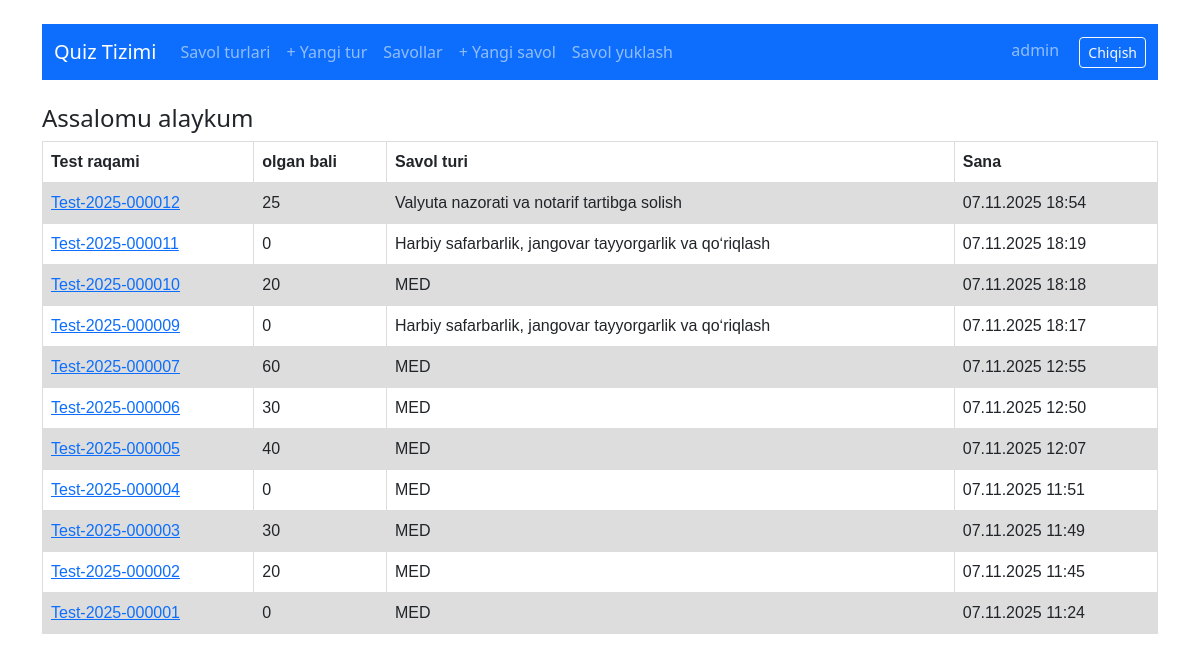
Page / (signed in) on the earlier database version.
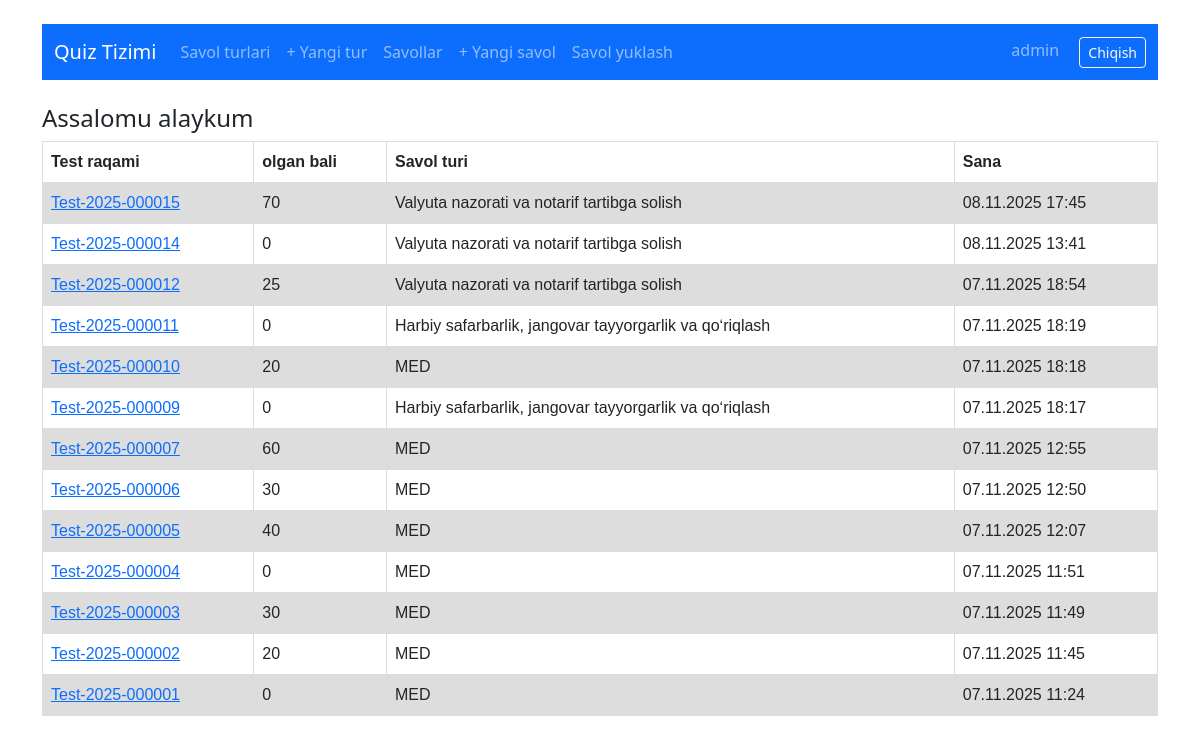
Same page on the later database version.
### quiz/models.py (models this page shows, shortened)
class GenerateQuiz(models.Model):
    user = models.ForeignKey(User, on_delete=models.CASCADE, related_name='quizzes')
    quiz_type = models.ForeignKey(QuizType, on_delete=models.CASCADE, related_name='generated_quizzes')
    score = models.IntegerField(default=0)
    created = models.DateTimeField(auto_now_add=True)
    finished = models.DateTimeField(null=True, blank=True)
    numbers = models.CharField(max_length=100, unique=True)
    def __str__(self):
        return self.numbers

class QuizType(models.Model):
    name = models.CharField(max_length=200)
    is_active = models.BooleanField(default=True)
    def __str__(self):
        return self.name

### homepage/views.py (the view)
# urls.py: path('', home, name='home'),
def home(request):
    if request.user.is_authenticated:
        my_test = GenerateQuiz.objects.filter(user=request.user).order_by('-numbers')
        context = {'my_test': my_test}
        return render(request, 'index.html', context)
    else:
        return redirect('login')

### templates/index.html (shortened to what this page needs)
{% extends 'quiz/base.html' %}
{% block content %}
    <h4>Assalomu alaykum</h4> {{ user. }}
    <table>
        <tr>
            <th>Test raqami</th>
            <th>olgan bali</th>
            <th>Savol turi</th>
            <th>Sana</th>
        </tr>
        <tr>
            {% for test in my_test %}
                <td> <a href="{% url 'result_users' test.pk %}"> {{ test }} </a></td>
                <td>{{ test.score }}</td>
                <td>{{ test.quiz_type }}</td>
                <td>{{ test.created |date:"d.m.Y H:i" }}</td>
                </tr>
            {% endfor %}
    </table>
{% endblock %}

Differences in the rows shown:
added GenerateQuiz: numbers "Test-2025-000015", score "70", quiz_type "Valyuta nazorati va notarif tartibga solish", created "08.11.2025 17:45"
added GenerateQuiz: numbers "Test-2025-000014", score "0", quiz_type "Valyuta nazorati va notarif tartibga solish", created "08.11.2025 13:41"
